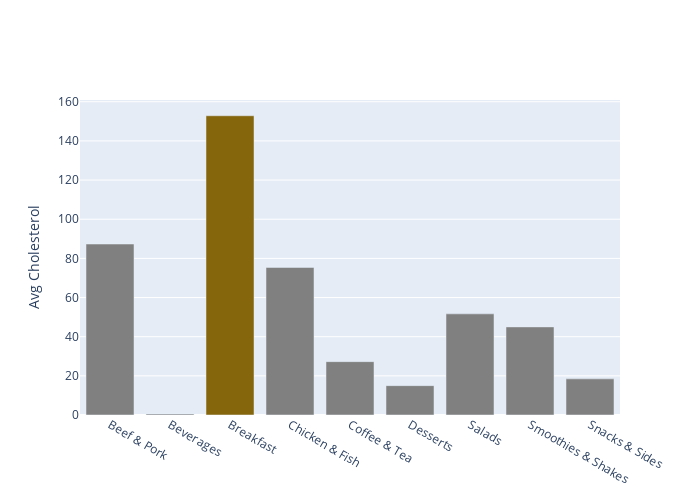

The code cell stored with this chart in its notebook:
### Markdown cell above
#### 6)average Cholestrol distribution for each category

### Code cell
chol=pd.DataFrame(df.groupby('Category')['Cholesterol'].mean())
        
colors=['gray']*9
colors[2]='#85660D'
fig = go.Figure(data=go.Bar(
    x=chol.index,
    y=chol['Cholesterol'],
    marker_color=colors
))
fig.update_yaxes(title='Avg Cholesterol')
fig.update_layout(width=700,height=500)
fig.show()
pio.write_html(fig, file="embedGraphInYourWebsite/AvgCalestrol.html", auto_open=True)

### Figure 1 — Plotly figure (JSON) as saved in the notebook; plotly's stock layout.template omitted (floating-point values rounded to 4 significant figures)
{"data": [{"marker": {"color": ["gray", "gray", "#85660D", "gray", "gray", "gray", "gray", "gray", "gray"]}, "type": "bar", "x": ["Beef & Pork", "Beverages", "Breakfast", "Chicken & Fish", "Coffee & Tea", "Desserts", "Salads", "Smoothies & Shakes", "Snacks & Sides"], "y": [87.33, 0.5556, 152.9, 75.37, 27.26, 15, 51.67, 45, 18.46]}], "layout": {"height": 500, "width": 700, "yaxis": {"title": {"text": "Avg Cholesterol"}}}}
